Frame 1 (no input): blank canvas, image omitted
Frame 60 (the mouse pressed at the canvas centre just before this capture): blank canvas, image omitted
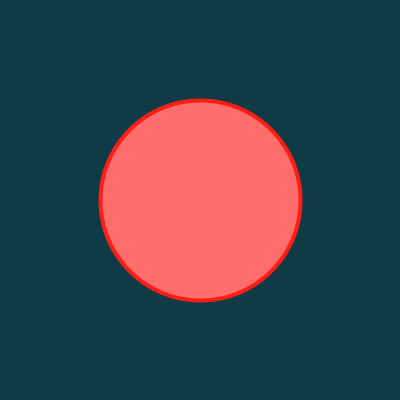
Frame 120 (the mouse held since frame 60 and released just before this capture)

The Processing sketch whose frames 1 and 60 were blank and that drew this single picture after the mouse press (run headless with seeded random() and noise(); from frame 60 on, the mouse is pressed at the canvas centre):

// Processing sketch: processing_140421
// ── processing_140421.pde

// ungeschminkt / natural / frisch
// AW, March 2014
 
color c1,c2,c3; // Füllfarbe, Linienfarbe, Hintergrundfarbe
 
void setup() {
  defineColors();
  background(c2);
  size(400,400);
  strokeWeight(4);
 colorMode(HSB, 360, 100, 100); 
}
 
void draw() {
  defineColors();
  fill(c1);
  stroke(c3);
  ellipse(mouseX, mouseY, abs(mouseX-pmouseX), abs(mouseX-pmouseX));
}
   
void defineColors() {
 
   c1 = color(0,57,random(50,130));
   c2 = color(14,59,random(50,130));
   c3 = color(2,91,random(30,110));
}
